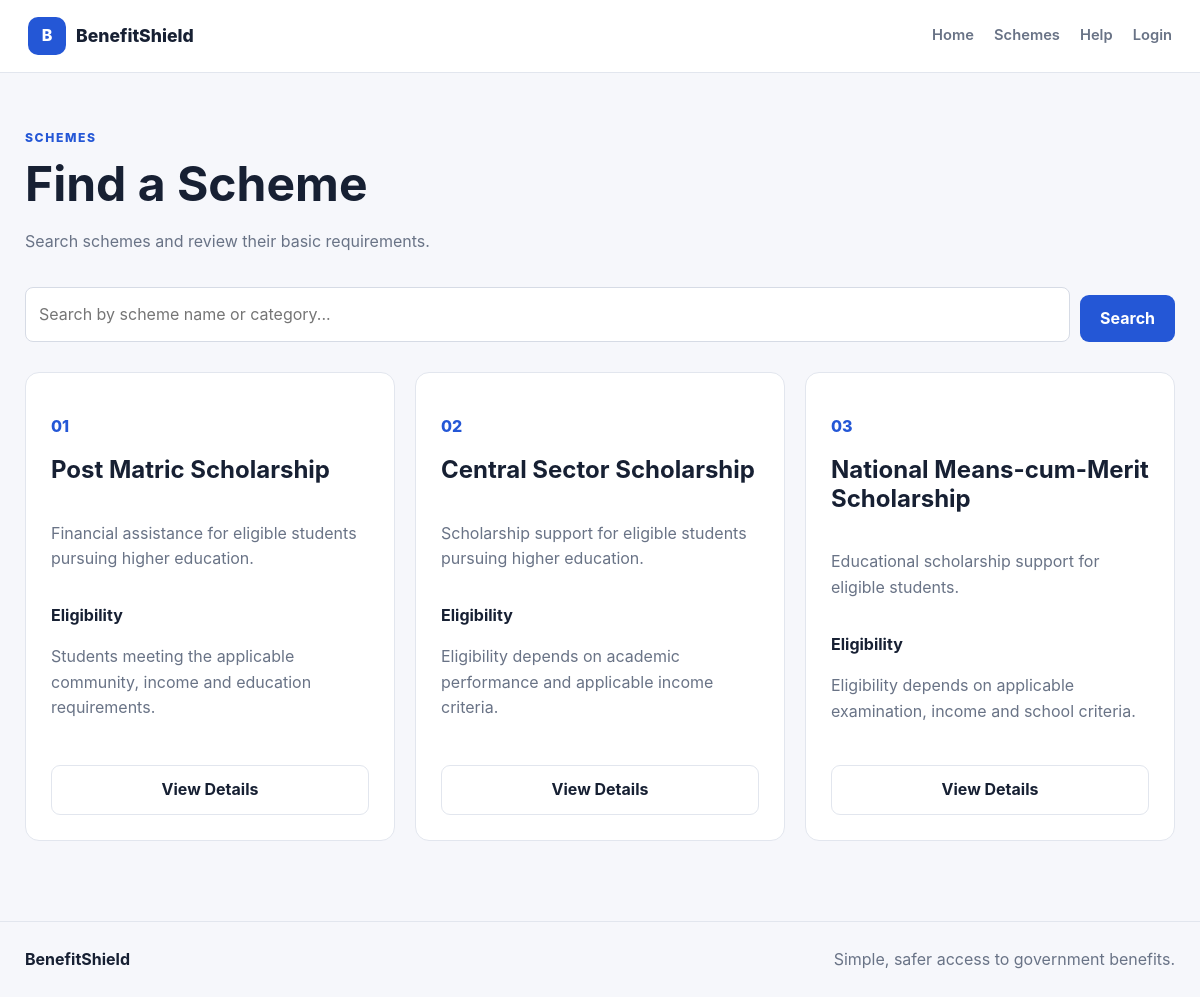
/schemes/, run on the app's committed database.
### tables this page shows
CREATE TABLE schemes (

            id INTEGER PRIMARY KEY AUTOINCREMENT,

            name TEXT NOT NULL,

            description TEXT,

            eligibility TEXT,

            benefits TEXT,

            documents TEXT,

            official_link TEXT
        );

### routes/scheme_routes.py (the view)
@scheme_bp.route("/")
def schemes():
    query = request.args.get(
        "q",
        ""
    ).strip()
    schemes = search_schemes(
        query
    )
    return render_template(
        "schemes.html",
        schemes=schemes,
        query=query
    )

### app.py (called while the page is built)
@app.context_processor
def inject_user():
    user = None
    user_id = session.get("user_id")
    if user_id:
        user = get_user(user_id)
        if user is None:
            session.clear()
    return {
        "current_user": user
    }

### database/init_db.py (called while the page is built)
def get_connection():
    os.makedirs(
        os.path.dirname(Config.DATABASE_PATH),
        exist_ok=True
    )
    connection = sqlite3.connect(
        Config.DATABASE_PATH
    )
    connection.row_factory = sqlite3.Row
    return connection

### models/scheme_model.py (called while the page is built)
def get_schemes(query=""):
    connection = get_connection()
    if query:
        schemes = connection.execute(
            """
            SELECT *
            FROM schemes

            WHERE
                name LIKE ?
                OR category LIKE ?
                OR description LIKE ?

            ORDER BY id
            """,
            (
                f"%{query}%",
                f"%{query}%",
                f"%{query}%"
            )
        ).fetchall()
    else:
        schemes = connection.execute(
            """
            SELECT *
            FROM schemes
            ORDER BY id
            """
        ).fetchall()
    connection.close()
    return schemes

### services/scheme_service.py (called while the page is built)
def search_schemes(
    query=""
):
    return get_schemes(
        query
    )

### templates/schemes.html (shortened to what this page needs)
{% extends "base.html" %}
{% block page %}
<main class="content">
    <div class="page-heading">
        <p class="small-heading">
            SCHEMES
        </p>
        <h1>
            Find a Scheme
        </h1>
        <p class="muted">
            Search schemes and review their basic requirements.
        </p>
    </div>
    <form
        class="search-form"
        method="GET"
        action="{{ url_for('schemes.schemes') }}"
    >
        <input
            type="search"
            name="q"
            value="{{ query }}"
            placeholder="Search by scheme name or category..."
        >
        <button
            type="submit"
            class="btn-main"
        >
            Search
        </button>
    </form>
    {% if schemes %}
        <div class="scheme-grid">
            {% for scheme in schemes %}
                <article class="scheme-card">
                    <p class="scheme-number">
                        {{ "%02d"|format(loop.index) }}
                    </p>
                    <h2>
                        {{ scheme["name"] }}
                    </h2>
                    <p>
                        {{ scheme["description"] }}
                    </p>
                    <div class="scheme-info">
                        <strong>
                            Eligibility
                        </strong>
                        <p>
                            {{ scheme["eligibility"] }}
                        </p>
                    </div>
                    <a
                        href="{{ url_for(
                            'schemes.scheme_detail',
                            scheme_id=scheme['id']
                        ) }}"
                        class="btn-secondary"
                    >
                        View Details
                    </a>
                </article>
            {% endfor %}
        </div>
    {% endif %}
</main>
{% endblock %}

### static/css/style.css (style rules this page uses)
* { box-sizing: border-box; }
:root { --bg: #f6f7fb; --surface: #ffffff; --text: #172033; --muted: #697386; --border: #e2e6ee; --primary: #2457d6; --primary-dark: #1742ad; --success: #16834b; --warning: #b7791f; --danger: #c53030; --sidebar: #172033; --sidebar-text: #e5e9f2; --shadow: 0 8px 30px rgba(20, 32, 55, 0.08); }
html { scroll-behavior: smooth; }
body { margin: 0; background: var(--bg); color: var(--text); font-family: Inter, Arial, Helvetica, sans-serif; line-height: 1.6; }
a { color: inherit; text-decoration: none; }
button, input, select, textarea { font: inherit; }
button { cursor: pointer; }
.content { max-width: 1200px; margin: 0 auto; padding: 55px 25px 80px; }
.page-heading { margin-bottom: 32px; }
.small-heading { margin: 0 0 8px; color: var(--primary); font-size: 0.76rem; font-weight: 800; letter-spacing: 0.13em; }
h1, h2, h3 { line-height: 1.2; }
h1 { font-size: clamp(2rem, 4vw, 3.3rem); margin: 0 0 15px; }
h2 { margin-top: 0; }
.muted { color: var(--muted); }
.btn-main, .btn-secondary { display: inline-flex; align-items: center; justify-content: center; min-height: 46px; padding: 11px 20px; border-radius: 9px; font-weight: 700; border: 1px solid transparent; transition: transform 0.15s ease, background 0.15s ease; }
.btn-main { background: var(--primary); color: white; }
.btn-secondary { background: white; border-color: var(--border); color: var(--text); }
input, select, textarea { width: 100%; border: 1px solid #d6dbe5; border-radius: 8px; background: white; color: var(--text); padding: 12px 13px; outline: none; }
form .btn-main { border: 0; margin-top: 8px; }
.search-form { display: grid; grid-template-columns: 1fr auto; gap: 10px; margin-bottom: 30px; }
.scheme-grid { display: grid; grid-template-columns: repeat(3, minmax(0, 1fr)); gap: 20px; }
.scheme-card { background: white; border: 1px solid var(--border); border-radius: 14px; padding: 25px; display: flex; flex-direction: column; }
.scheme-card p { color: var(--muted); }
.scheme-card .btn-secondary { margin-top: auto; }
.scheme-number { color: var(--primary) !important; font-weight: 800; }
.scheme-info { margin: 15px 0 25px; }

### data on the page
schemes: index "01", name "Post Matric Scholarship", description "Financial assistance for eligible students pursuing higher education.", eligibility "Students meeting the applicable community, income and education requirements."
schemes: index "02", name "Central Sector Scholarship", description "Scholarship support for eligible students pursuing higher education.", eligibility "Eligibility depends on academic performance and applicable income criteria."
schemes: index "03", name "National Means-cum-Merit Scholarship", description "Educational scholarship support for eligible students.", eligibility "Eligibility depends on applicable examination, income and school criteria."
